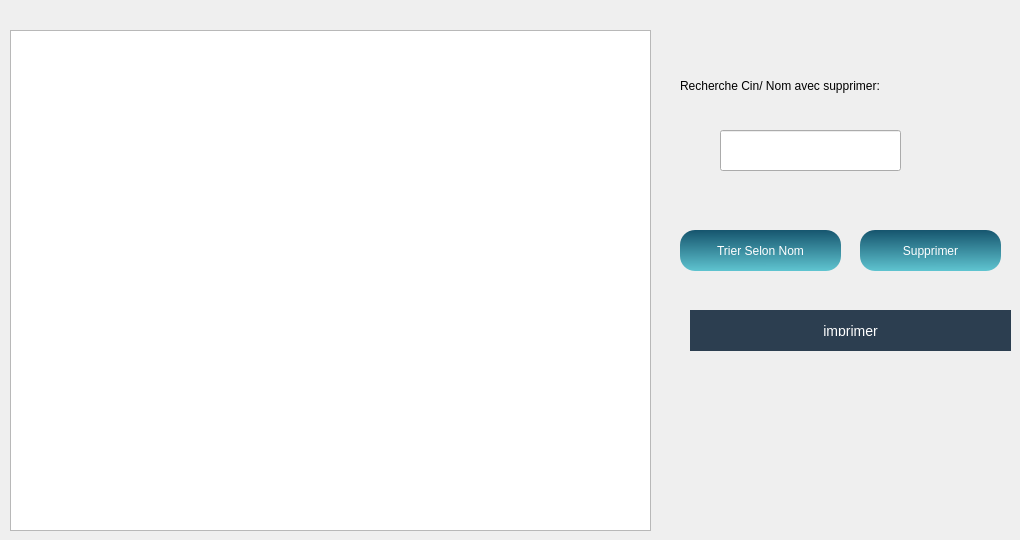
          <widget class="QWidget" name="tab_62">
           <attribute name="icon">
            <iconset>
             <normaloff>../Downloads/delete.png</normaloff>../Downloads/delete.png</iconset>
           </attribute>
           <attribute name="title">
            <string>Afficher les Assistance</string>
           </attribute>
           <widget class="QTableView" name="tableRDV_3">
            <property name="geometry">
             <rect>
              <x>10</x>
              <y>30</y>
              <width>641</width>
              <height>501</height>
             </rect>
            </property>
            <property name="styleSheet">
             <string notr="true">border-image: url(:/img/policeman-background_48369-15139.jpg) 1 1 1 1 stretch stretch;
QHeaderView::section {
	font-family: &quot;Roboto&quot;, sans-serif;
    text-transform: uppercase;
    background-color: #2c3e50;
	color: #ffffff;
    padding: 4px;
    font-size: 10pt;
    border-style: none;
    border-bottom: 1px solid #fffff8;
    border-right: 1px solid #fffff8;

}

QHeaderView::section:horizontal
{
    border-top: 1px solid #fffff8;
}

QHeaderView::section:vertical
{
    border-left: 1px solid #fffff8;
}
</string>
            </property>
           </widget>
           <widget class="QLabel" name="label_245">
            <property name="geometry">
             <rect>
              <x>680</x>
              <y>70</y>
              <width>271</width>
              <height>31</height>
             </rect>
            </property>
            <property name="styleSheet">
             <string notr="true">background-color:transparent;</string>
            </property>
            <property name="text">
             <string>Recherche Cin/ Nom avec supprimer: </string>
            </property>
           </widget>
           <widget class="QLineEdit" name="le_rdv_supp_3">
            <property name="geometry">
             <rect>
              <x>720</x>
              <y>130</y>
              <width>181</width>
              <height>41</height>
             </rect>
            </property>
            <property name="styleSheet">
             <string notr="true"/>
            </property>
           </widget>
           <widget class="QPushButton" name="pb_supp_rdv_3">
            <property name="geometry">
             <rect>
              <x>860</x>
              <y>230</y>
              <width>141</width>
              <height>41</height>
             </rect>
            </property>
            <property name="styleSheet">
             <string notr="true">QPushButton
{
background : qlineargradient(spread:pad, x1:0.467, y1:0, x2:0.482, y2:1, stop:0 rgba(22, 85,110, 255), stop:1 rgba(95, 196, 208, 255));
border-radius:15px;
color:white;
}
QPushButton:hover
{
background:qlineargradient(spread:pad, x1:0.457286, y1:0.381, x2:0.508, y2:1, stop:0 rgba(95, 196, 208, 255), stop:1 rgba(22, 85,110, 255))
}</string>
            </property>
            <property name="text">
             <string>Supprimer</string>
            </property>
            <property name="icon">
             <iconset>
              <normaloff>img/icons8-delete-48.png</normaloff>img/icons8-delete-48.png</iconset>
            </property>
            <property name="iconSize">
             <size>
              <width>30</width>
              <height>30</height>
             </size>
            </property>
           </widget>
           <widget class="QPushButton" name="trie_rdv_3">
            <property name="geometry">
             <rect>
              <x>680</x>
              <y>230</y>
              <width>161</width>
              <height>41</height>
             </rect>
            </property>
            <property name="styleSheet">
             <string notr="true">QPushButton
{
background : qlineargradient(spread:pad, x1:0.467, y1:0, x2:0.482, y2:1, stop:0 rgba(22, 85,110, 255), stop:1 rgba(95, 196, 208, 255));
border-radius:15px;
color:white;
}
QPushButton:hover
{
background:qlineargradient(spread:pad, x1:0.457286, y1:0.381, x2:0.508, y2:1, stop:0 rgba(95, 196, 208, 255), stop:1 rgba(22, 85,110, 255))
}</string>
            </property>
            <property name="text">
             <string>Trier Selon Nom</string>
            </property>
            <property name="icon">
             <iconset>
              <normaloff>img/ascending-sort.png</normaloff>img/ascending-sort.png</iconset>
            </property>
            <property name="iconSize">
             <size>
              <width>25</width>
              <height>25</height>
             </size>
            </property>
           </widget>
           <widget class="QPushButton" name="print_rdv_3">
            <property name="geometry">
             <rect>
              <x>690</x>
              <y>310</y>
              <width>321</width>
              <height>41</height>
             </rect>
            </property>
            <property name="styleSheet">
             <string notr="true">QPushButton{
font-family: &quot;Roboto&quot;, sans-serif;
    text-transform: uppercase;
    outline: 0;
    background: #2c3e50;
    color: #FFFFFF;
    width: 100%;
    border: 0;
    padding: 15px;
    font-size: 14px;
    -webkit-transition: all 0.3 ease;
    transition: all 0.3 ease;
    cursor: pointer;

}
QPushButton:hover
{

    background: #3498db;
}
</string>
            </property>
            <property name="text">
             <string>imprimer</string>
            </property>
           </widget>
          </widget>
